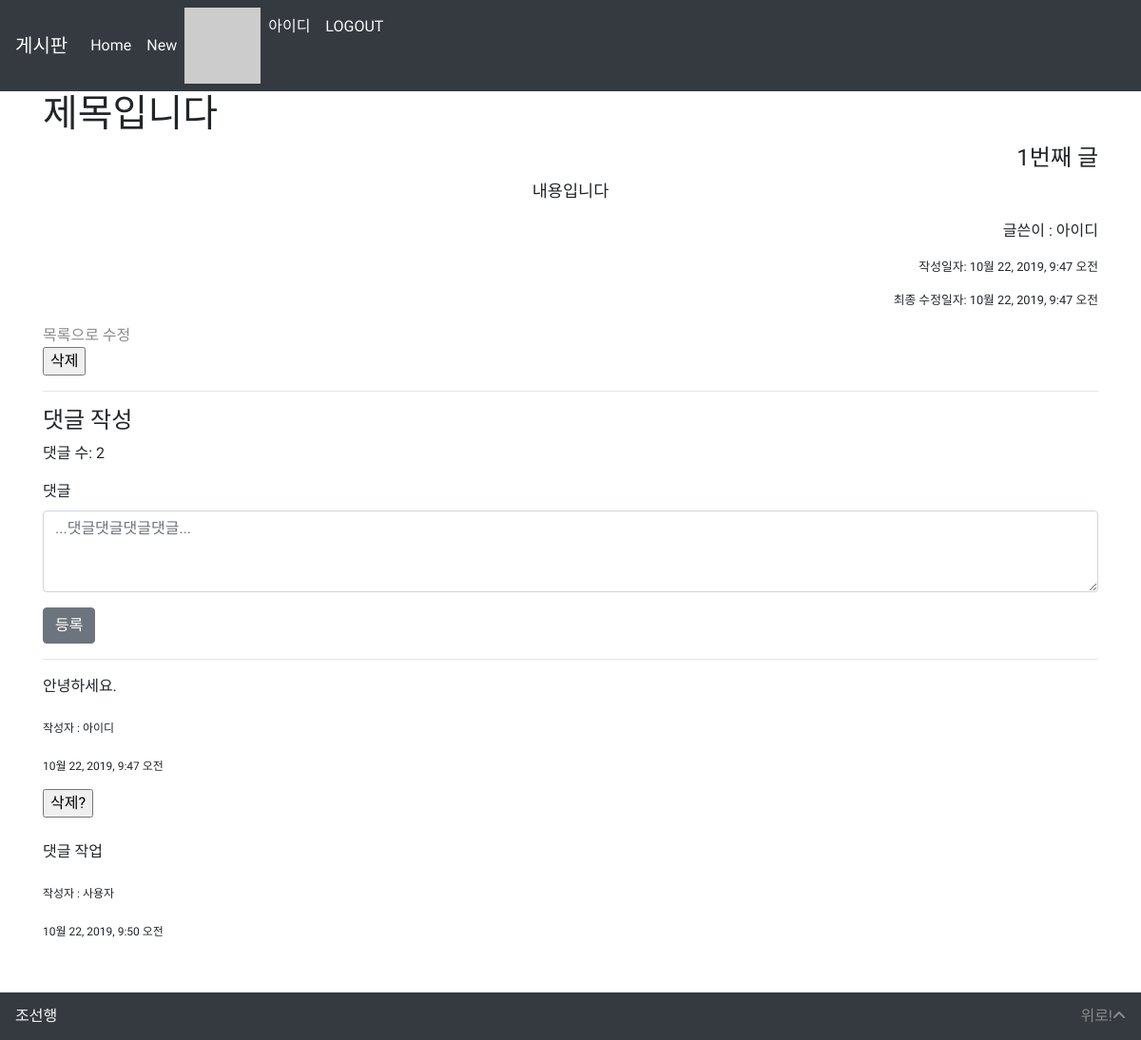
Page /articles/1/ (signed in) on the committed database.
### accounts/models.py (models this page shows)
class User(AbstractUser):
    pass

### articles/models.py (models this page shows, shortened)
class Article(models.Model):
    title = models.CharField(max_length=10)
    content = models.TextField()
    image = models.ImageField(blank=True)
    image_thumbnail = ImageSpecField(
        processors=[ResizeToFill(300, 300)],
        format='JPEG',
        options={'quality': 80}
    )
    created_at = models.DateTimeField(auto_now_add=True)
    updated_at = models.DateTimeField(auto_now=True)
    user = models.ForeignKey(settings.AUTH_USER_MODEL, on_delete=models.CASCADE)

class Comment(models.Model):
    content = models.CharField(max_length=140)
    created_at = models.DateTimeField(auto_now_add=True)
    article = models.ForeignKey(Article, on_delete=models.CASCADE)
    user = models.ForeignKey(settings.AUTH_USER_MODEL, on_delete=models.CASCADE)

### articles/views.py (the view)
# urls.py: path('<int:article_pk>/', views.detail, name='detail'),
def detail(request, article_pk):
    article = get_object_or_404(Article, pk=article_pk)
    comment = article.comment_set.all()
    comment_form = CommentForm()
    context = {
        'article': article,
        'comments': comment,
        'comment_form': comment_form,
    }
    return render(request, 'articles/detail.html', context)

### articles/forms.py
class CommentForm(forms.ModelForm):
    content = forms.CharField(
        label='댓글',
        widget=forms.Textarea(
            attrs={
                'placeholder': '...댓글댓글댓글댓글...',
                'rows': 3,
            }
        )
    )
    class Meta:
        model = Comment
        fields = ('content', )

### articles/templatetags/gravatar.py (called while the page is built)
@register.filter
def makehash(email):
    return 'https://www.gravatar.com/avatar/' + hashlib.md5(email.strip().lower().encode('utf-8')).hexdigest() + '?s=50'

### articles/templates/articles/detail.html (shortened to what this page needs)
{% extends 'articles/base.html' %}
{% load static %}
{% load bootstrap4 %}
{% block body %}
<h1>{{ article.title }}</h1>
<h4 class="text-right">{{ article.id }}번째 글</h4>
<div class="lead d-flex justify-content-center">
  <p><pre>{{ article.content }}</pre></p>
</div>
<p class="text-right">글쓴이 : {{ article.user }}</p>
<p class="text-right time_cnu">작성일자: {{ article.created_at }}</p>
<p class="text-right time_cnu">최종 수정일자: {{ article.updated_at }}</p>
<a href="{% url 'articles:index' %}">목록으로</a>
{% if user == article.user %}
<a href="{% url 'articles:update' article.pk %}">수정</a>
<form action="{% url 'articles:delete' article.pk %}" method="POST" onclick="return confirm('진짜 지울래?')">
  <input type="submit" value="삭제">
</form>
{% endif %}
<hr>
{% if user.is_authenticated %}
<h4>댓글 작성</h4>
{% endif %}
<p>댓글 수: {{ comments.count }}</p>
{% if user.is_authenticated %}
<form action="{% url 'articles:comment_create' article.pk %}", method="POST">
  {% bootstrap_form comment_form %}
  {% buttons %}
    <button type="submit" class="btn btn-secondary">등록</button>
  {% endbuttons %}
</form>
<hr>
{% endif %}
{% for comment in comments %}
<p>{{ comment.content }}</p>
<p><sub>작성자 : {{ comment.user }}</sub></p>
<p><sub>{{ comment.created_at }}</sub></p>
{% if user == comment.user %}
<form action="{% url 'articles:comment_delete' article.pk comment.pk %}", method="POST">
  <input type="submit" value="삭제?">
</form>
{% endif %}
<br>
{% empty %}
<p>댓글이 없어요! T^T</p>
<br>
{% endfor%}
{% endblock %}

### articles/templates/articles/base.html (shortened to what this page needs)
{% load static %}
<!DOCTYPE html>
<html lang="ko">
<head>
  <link rel="stylesheet" href="{% static 'bootstrap/css/bootstrap.min.css' %}">
</head>
<body>
  <nav class="navbar navbar-expand-lg navbar-light bg-dark">
    <a class="navbar-brand text-light disabled">게시판</a>
    <div class="collapse navbar-collapse" id="navbarNavAltMarkup">
      <div class="navbar-nav">
        <a class="nav-item nav-link text-light active" href="{% url 'articles:index' %}">Home <span class="sr-only">(current)</span></a>
        <a class="nav-item nav-link text-light" href="{% url 'articles:create' %}">New</a>
      </div>
      {% if user.is_authenticated %}
      <div class="navbar-nav">
        {% load gravatar %}
        <img src="{{ user.email|makehash }}" alt="">
        <a class="nav-item nav-link text-light" href="{% url 'accounts:info' %}">{{ user.username }}</a>
        <a class="nav-item nav-link text-light" href="{% url 'accounts:logout' %}">LOGOUT</a>
      </div>
      {% else %}
      <div class="navbar-nav">
        <a class="nav-item nav-link text-light" href="{% url 'accounts:signup' %}">Sign Up</a>
        <a class="nav-item nav-link text-light" href="{% url 'accounts:login' %}">LOGIN</a>
      </div>
      {% endif %}
    </div>
  </nav>
  <div class="container">
    {% block body %}
    {% endblock %}
  </div>
  <footer class="bg-dark text-light mb-0 mt-3 d-flex justify-content-between align-items-center px-3">
    <div class="d-inline-block">조선행</div>
    <a href="#" class="d-inline-block">위로!<i class="fas fa-angle-up"></i></a>
  </footer>
</body>
</html>

### articles/templates/articles/base.html (style rules this page uses)
body { font-family: "Poor Story", "sans serif" }
a { color: rgb(138, 138, 138); text-decoration: none; }
footer { display: fixed; bottom: 0; margin: 10 0 0 0; height: 50px; width: 100%; }
.time_cnu { font-size: 0.8rem; }

### rows in the picture
User: username "아이디"
Article: title "제목입니다", id "1", content "내용입니다", user "아이디", created_at "10월 22, 2019, 9:47 오전", updated_at "10월 22, 2019, 9:47 오전", count "2"
Comment: content "안녕하세요.", user "아이디", created_at "10월 22, 2019, 9:47 오전"
Comment: content "댓글 작업", user "사용자", created_at "10월 22, 2019, 9:50 오전"
